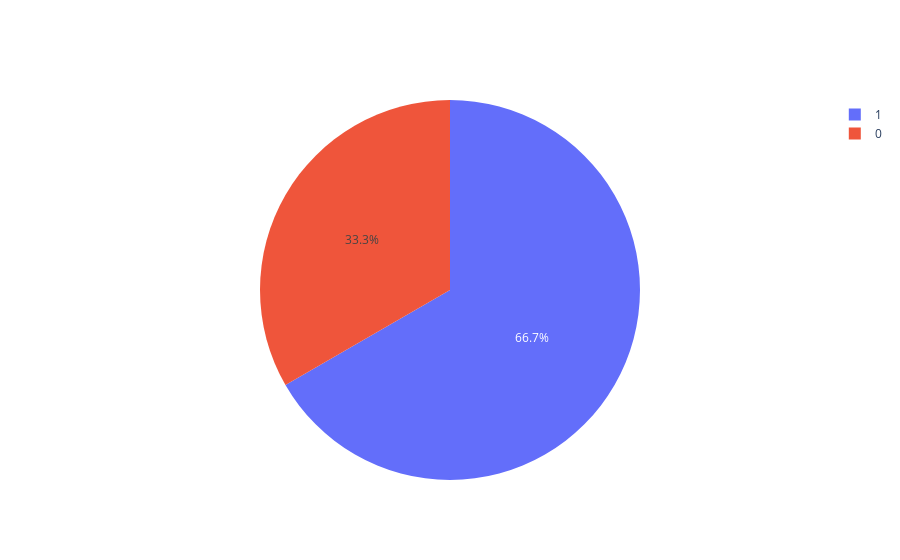

The notebook cell this image was saved under:
### Code cell
PlotPie(df, 'type')

### Figure 1 — Plotly figure (JSON) as saved in the notebook; plotly's stock layout.template omitted (floating-point values rounded to 4 significant figures)
{"data": [{"labels": ["0", "1"], "type": "pie", "values": [50, 100]}], "layout": {}}
